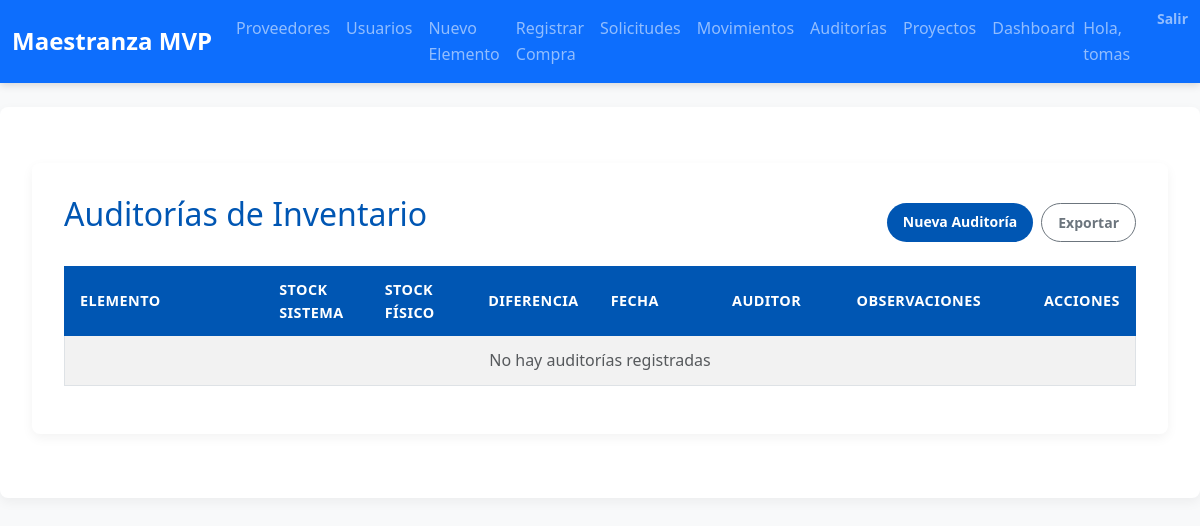
/auditorias/ (signed in), run on an earlier commit of the app's database.
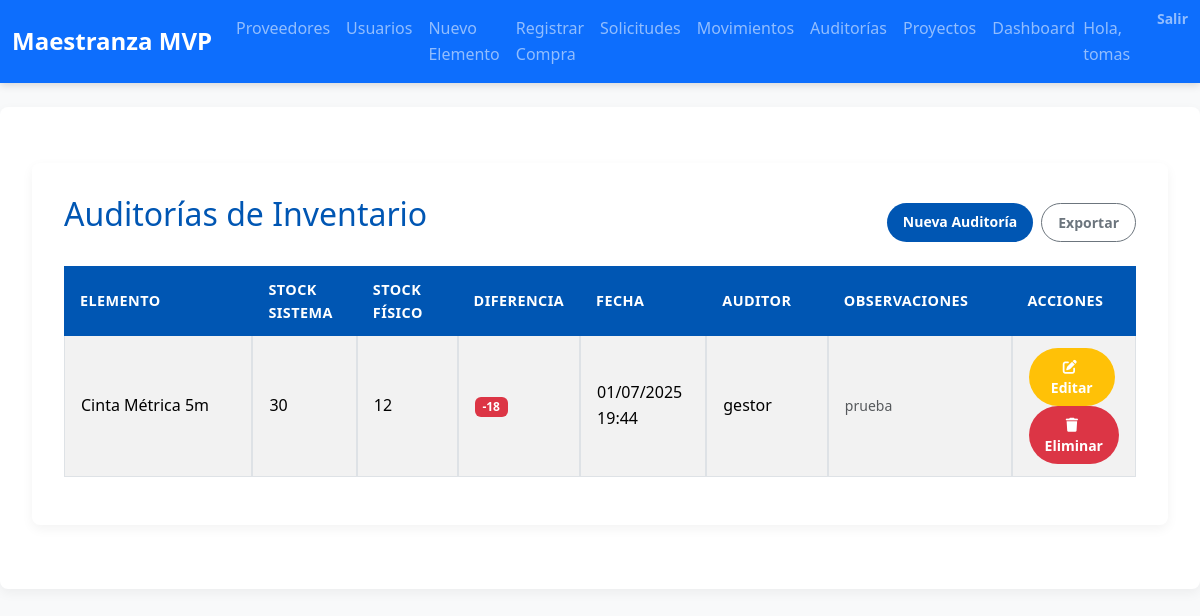
And on a later commit of the database.
### inventario/models.py (models this page shows, shortened)
class AuditoriaInventario(models.Model):
    auditor = models.ForeignKey(User, on_delete=models.CASCADE)
    elemento = models.ForeignKey(ElementoInventario, on_delete=models.CASCADE)
    stock_sistema = models.PositiveIntegerField()
    stock_fisico = models.PositiveIntegerField()
    diferencia = models.IntegerField()
    fecha_auditoria = models.DateTimeField(auto_now_add=True)
    observaciones = models.TextField(blank=True, null=True)

class ElementoInventario(models.Model):
    nombre = models.CharField(max_length=100)
    descripcion = models.TextField(blank=True)
    numero_serie = models.CharField(max_length=50, unique=True)
    proveedor = models.ForeignKey(Proveedor, on_delete=models.PROTECT)
    categoria = models.ForeignKey(Categoria, on_delete=models.SET_NULL, null=True, blank=True)
    etiquetas = models.ManyToManyField(Etiqueta, blank=True)
    ubicacion = models.CharField(max_length=100)
    lote = models.CharField(max_length=50, blank=True, null=True, help_text="Identificador de lote (opcional)")
    fecha_vencimiento = models.DateField(blank=True, null=True, help_text="Fecha de vencimiento (opcional)")
    stock_actual = models.PositiveIntegerField(default=0)
    stock_minimo = models.PositiveIntegerField(default=1)

### inventario/views.py (the view)
# urls.py: path('auditorias/', views.auditoria_list, name='auditoria_list'),
@login_required
def auditoria_list(request):
    if not (request.user.is_superuser or
            request.user.groups.filter(name__in=['Auditor', 'Gestor de Inventario']).exists()):
        messages.error(request, 'No tienes permisos para acceder a las auditorías.')
        return redirect('inventario:index')
    auditorias = AuditoriaInventario.objects.select_related('elemento', 'auditor').order_by('-fecha_auditoria')
    return render(request, 'inventario/auditoria_list.html', {
        'auditorias': auditorias,
        'es_admin': request.user.is_superuser,
        'es_auditor': request.user.groups.filter(name='Auditor').exists(),
        'es_gestor': request.user.groups.filter(name='Gestor de Inventario').exists(),
    })

### inventario/context_processors.py (called while the page is built)
def role_flags(request):
    user = request.user
    return {
        'is_admin':    user.is_authenticated and user.is_superuser,
        'is_gestor':   user.is_authenticated and user.groups.filter(name='Gestor de Inventario').exists(),
        'is_comprador':user.is_authenticated and user.groups.filter(name='Comprador').exists(),
        'is_logistica':user.is_authenticated and user.groups.filter(name='Logística').exists(),
        'is_auditor':  user.is_authenticated and user.groups.filter(name='Auditor').exists(),
        'is_produccion':user.is_authenticated and user.groups.filter(name='Jefe de Producción').exists(),
        'is_gerente_proyecto':user.is_authenticated and user.groups.filter(name='Gerente de Proyectos').exists(),
        'is_usuario_final':user.is_authenticated and user.groups.filter(name='Usuario Final').exists(),
    }

### inventario/templates/inventario/auditoria_list.html
{% extends 'inventario/base.html' %}
{% block content %}
<div class="container mt-4">
  <div class="d-flex justify-content-between align-items-center mb-3">
    <h2>Auditorías de Inventario</h2>
    <div class="d-flex gap-2">
      <a href="{% url 'inventario:auditoria_create' %}" class="btn btn-primary">Nueva Auditoría</a>
      <a href="#" class="btn btn-outline-secondary" title="Exportar historial" disabled>Exportar</a>
    </div>
  </div>
  <table class="table table-bordered table-striped table-sm">
    <thead class="table-dark">
      <tr>
        <th style="width: 20%;">Elemento</th>
        <th style="width: 10%;">Stock Sistema</th>
        <th style="width: 10%;">Stock Físico</th>
        <th style="width: 8%;">Diferencia</th>
        <th style="width: 12%;">Fecha</th>
        <th style="width: 12%;">Auditor</th>
        <th style="width: 18%;">Observaciones</th>
        <th style="width: 10%;">Acciones</th>
      </tr>
    </thead>
    <tbody>
      {% for auditoria in auditorias %}
        <tr>
          <td>{{ auditoria.elemento.nombre }}</td>
          <td>{{ auditoria.stock_sistema }}</td>
          <td>{{ auditoria.stock_fisico }}</td>
          <td>
            {% if auditoria.diferencia == 0 %}
              <span class="badge bg-success" title="Sin diferencia">0</span>
            {% elif auditoria.diferencia > 0 %}
              <span class="badge bg-warning" title="Faltante en físico">+{{ auditoria.diferencia }}</span>
            {% else %}
              <span class="badge bg-danger" title="Sobrante en físico">{{ auditoria.diferencia }}</span>
            {% endif %}
          </td>
          <td>{{ auditoria.fecha_auditoria|date:"d/m/Y H:i" }}</td>
          <td>{{ auditoria.auditor.username }}</td>
          <td>
            {% if auditoria.observaciones %}
              <small class="text-muted">{{ auditoria.observaciones|truncatechars:50 }}</small>
            {% else %}
              <span class="text-muted">-</span>
            {% endif %}
          </td>
          <td>
            {% if es_admin or es_gestor %}
              <a href="{% url 'inventario:auditoria_edit' auditoria.id %}" class="btn btn-warning text-white me-1" style="min-width: 80px;">
                <i class="fas fa-edit me-1"></i>Editar
              </a>
              <a href="{% url 'inventario:auditoria_eliminar' auditoria.id %}" class="btn btn-danger text-white" style="min-width: 80px;">
                <i class="fas fa-trash me-1"></i>Eliminar
              </a>
            {% else %}
              <span class="text-muted">-</span>
            {% endif %}
          </td>
        </tr>
      {% empty %}
        <tr>
          <td colspan="8" class="text-center text-muted">No hay auditorías registradas</td>
        </tr>
      {% endfor %}
    </tbody>
  </table>
</div>
{% endblock %}

What changed in the data, as far as the page shows it:
added AuditoriaInventario: elemento.nombre "Cinta Métrica 5m", stock_sistema "30", stock_fisico "12", diferencia "-18", fecha_auditoria "01/07/2025 19:44", auditor.username "gestor", observaciones "prueba"
Also different on the page:
text no longer shown: "No hay auditorías registradas"
